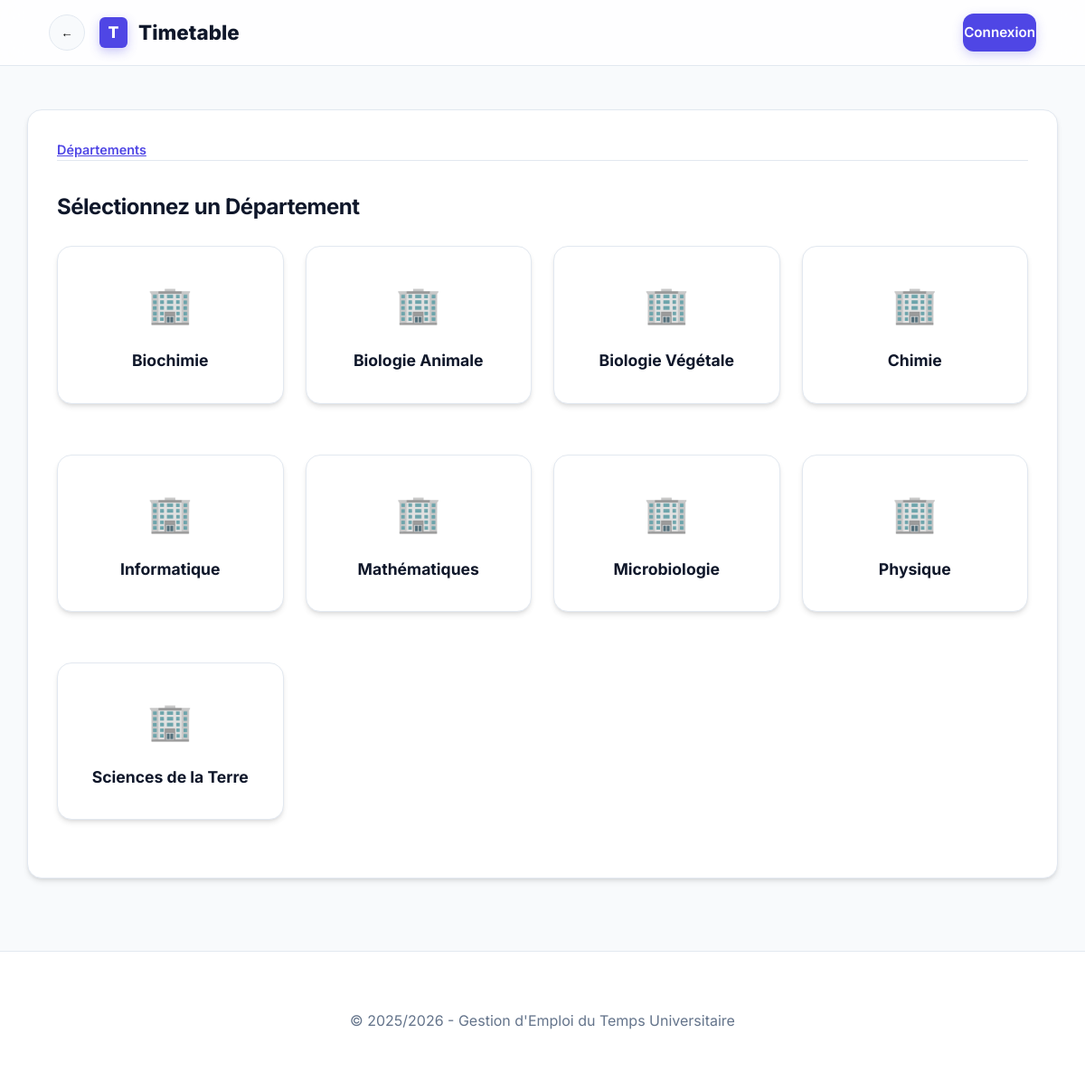
The app's page /timetable_app/modules/academics/departments_view.php with its own data.
### tables this page shows
CREATE TABLE `departments` (
  `id` int(11) NOT NULL AUTO_INCREMENT,
  `name` varchar(100) NOT NULL,
  PRIMARY KEY (`id`)
);

### timetable_app/modules/academics/departments_view.php (the view, shortened to what this page needs)
<?php
require_once __DIR__ . '/../../includes/config.php';
$step = $_GET['step'] ?? 'dept';
$departments = $pdo->query("SELECT * FROM departments ORDER BY name")->fetchAll();
require_once __DIR__ . '/../../includes/header.php';
?>
<div class="card">
    <nav style="margin-bottom: 2rem; font-size: 0.9rem; color: var(--text-muted);">
        <a href="departments_view.php" style="color: var(--primary); font-weight: 600;">Départements</a>
    </nav>
    <?php if ($step === 'dept'): ?>
        <h2>Sélectionnez un Département</h2>
        <div style="display: grid; grid-template-columns: repeat(auto-fill, minmax(250px, 1fr)); gap: 1.5rem; margin-top: 1.5rem;">
            <?php foreach ($departments as $dept): ?>
                <a href="?step=program&dept_id=<?php echo $dept['id']; ?>" class="card" style="text-decoration: none; border: 1px solid var(--border); transition: transform 0.2s, box-shadow 0.2s; text-align: center; padding: 2rem;">
                    <div style="font-size: 2.5rem; margin-bottom: 1rem;">🏢</div>
                    <div style="font-weight: 700; color: var(--text); font-size: 1.1rem;"><?php echo htmlspecialchars($dept['name']); ?></div>
                </a>
            <?php endforeach; ?>
        </div>
    <?php endif; ?>
</div>
<?php require_once __DIR__ . '/../../includes/footer.php'; ?>

### timetable_app/assets/css/style.css (style rules this page uses)
:root { --primary: #4f46e5; --primary-hover: #4338ca; --primary-light: #eef2ff; --secondary: #64748b; --secondary-hover: #475569; --success: #10b981; --success-hover: #059669; --danger: #ef4444; --danger-hover: #dc2626; --warning: #f59e0b; --bg: #f8fafc; --surface: #ffffff; --text: #0f172a; --text-muted: #64748b; --border: #e2e8f0; --input-bg: #ffffff; --shadow-sm: 0 1px 2px 0 rgb(0 0 0 / 0.05); --shadow: 0 4px 6px -1px rgb(0 0 0 / 0.1), 0 2px 4px -2px rgb(0 0 0 / 0.1); --shadow-md: 0 10px 15px -3px rgb(0 0 0 / 0.1), 0 4px 6px -4px rgb(0 0 0 / 0.1); --shadow-lg: 0 20px 25px -5px rgb(0 0 0 / 0.1), 0 8px 10px -6px rgb(0 0 0 / 0.1); --radius-sm: 0.375rem; --radius: 0.75rem; --radius-lg: 1rem; --transition: all 0.3s cubic-bezier(0.4, 0, 0.2, 1); }
* { box-sizing: border-box; margin: 0; padding: 0; }
body { font-family: 'Inter', -apple-system, BlinkMacSystemFont, "Segoe UI", Roboto, sans-serif; background-color: var(--bg); color: var(--text); line-height: 1.6; -webkit-font-smoothing: antialiased; }
nav { background: rgba(255, 255, 255, 0.8); backdrop-filter: blur(12px); -webkit-backdrop-filter: blur(12px); border-bottom: 1px solid var(--border); position: sticky; top: 0; z-index: 1000; transition: var(--transition); }
.card { background: var(--surface); padding: 2rem; border-radius: var(--radius-lg); border: 1px solid var(--border); box-shadow: var(--shadow); margin-bottom: 2rem; transition: var(--transition); animation: fadeIn 0.8s cubic-bezier(0.16, 1, 0.3, 1); }
.card h1, .card h2, .card h3 { margin-bottom: 1.5rem; color: var(--text); font-weight: 700; letter-spacing: -0.02em; }

### records on screen
departments: name "Biochimie"
departments: name "Biologie Animale"
departments: name "Biologie Végétale"
departments: name "Chimie"
departments: name "Informatique"
departments: name "Mathématiques"
departments: name "Microbiologie"
departments: name "Physique"
departments: name "Sciences de la Terre"
